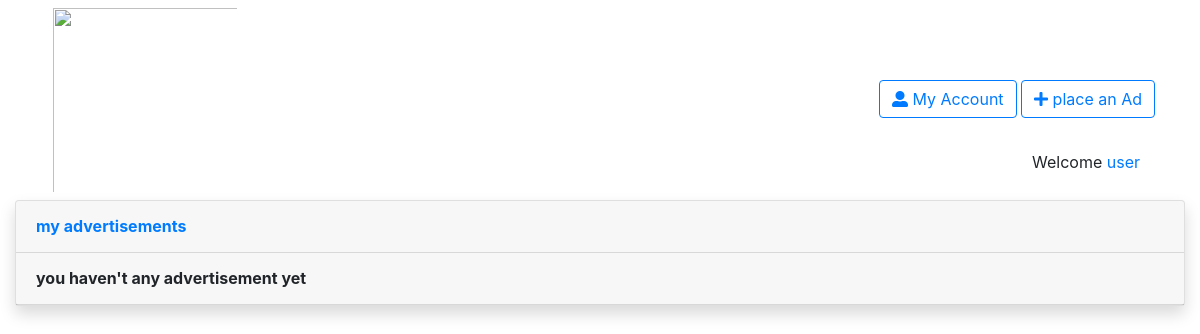
The app's page /accounts/dashboard/ (signed in), older data.
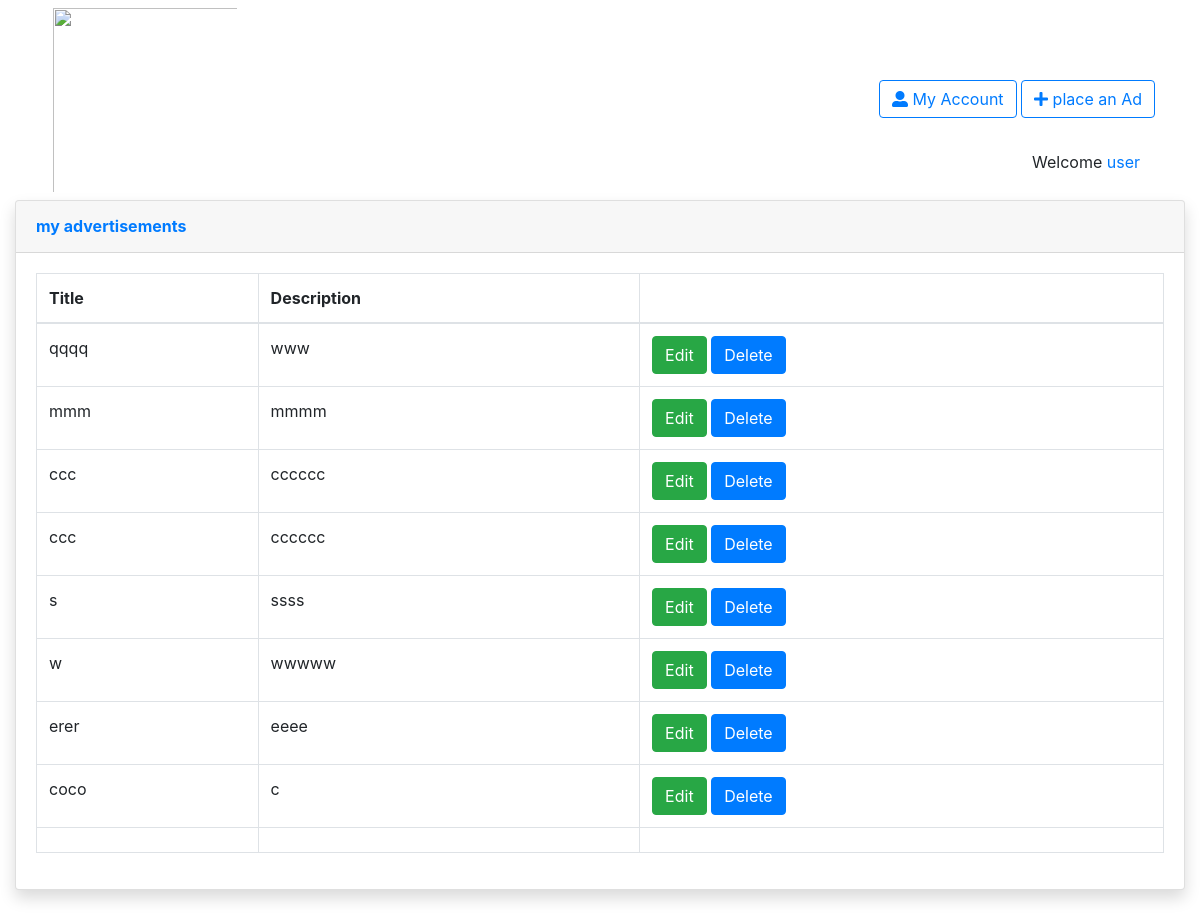
The same page, newer data.
### advertisements/models.py (models this page shows, shortened)
class Advertisement(models.Model):
	user=models.ForeignKey(User,on_delete=models.CASCADE)
	title = models.CharField(max_length=70,blank=False)
	adv_type=models.ForeignKey(AdvTypes,on_delete=models.CASCADE)
	desc=models.TextField(max_length=8069,blank=False)
	name= models.CharField(max_length=100,blank=False)
	city= models.CharField(max_length=30,blank=False)
	mob= models.CharField(max_length=12,blank=False)
	email=models.EmailField(blank=False)
	connectedby_choices=[(1,'both'),(2,'mob'),(3,'olx email')]
	connectby=models.IntegerField(choices=connectedby_choices,default=0)
	created = models.DateTimeField(auto_now_add=True)

### bekia/views.py (the view)
# urls.py: path('accounts/dashboard/', dashboard, name='dashboard'),
@login_required
def dashboard(request):
	adv_list=Advertisement.objects.filter(user=request.user)
	context={
				'advs': adv_list,
    		}
	return render(request, 'dashboard.html',context)

### templates/dashboard.html (shortened to what this page needs)
{% extends 'base.html' %}
{% load static %}
{% block content %}
  <link href="/static/vendor/datatables/dataTables.bootstrap4.min.css" rel="stylesheet">
<div class="container-fluid">
          <div class="card shadow mb-4">
            <div class="card-header py-3">
              <h6 class="m-0 font-weight-bold text-primary">my advertisements</h6>
            </div>
            {% if advs%}
            <div class="card-body">
              <div class="table-responsive">
                <table class="table table-bordered" id="dataTable" width="100%" cellspacing="0">
                  <thead>
                    <tr>
                      <th>Title</th>
                      <th>Description</th>
                      <th> </th>
                    </tr>
                  </thead>
                  <tfoot>
                    <tr>
                      <th>   </th>
                      <th>  </th>
                      <th>  </th>
                     </tr>
                  </tfoot>
                  <tbody>
                  {%for adv in advs %}
                    <tr>
                      <td>{{adv.title}}</td>
                      <td>{{adv.desc}}</td>
                      <td>     <a role="button" href="{% url 'adv:update_adv' adv.id %}" class="btn btn-success">Edit</a>
    <button type="submit" class="btn btn-primary" onclick="deleterow(this,'{{adv.id}}');">Delete</button>
</td>
                    </tr>
{%endfor%}
                  </tbody>
                </table>
              </div>
            </div>
          </div>
        </div>
{%else%}
            <div class="card-header py-3">
              <h6 class="m-0 font-weight-bold ">you haven't any advertisement yet</h6>
            </div>
{% endif %}
{% endblock%}

### templates/base.html (shortened to what this page needs)
{% load static %}
 <!DOCTYPE html>
  <html>
    <head>
       <link rel="stylesheet" href="https://stackpath.bootstrapcdn.com/bootstrap/4.3.1/css/bootstrap.min.css">
       <link rel="stylesheet" href="https://use.fontawesome.com/releases/v5.7.2/css/all.css">
    </head>
<body class="fluid">
 	<div class="container">
	  <div class="row">
	  		<div class="col-md-6">
	         <img class="p-2" src="{% static 'img/logo.png' %}" style=" width: 200px; height: 200px; " ></img>
	        </div>
	        <div class="col-md-6 text-right" style="margin-top: 5em;">
				{% if user.is_authenticated %}
  				<a type="button" href="{% url 'dashboard' %}" class="btn btn-outline-primary custom-button-width .navbar-right"><i class="fas fa-user-alt"></i>  My Account</a>
				{%else%}
				<a type="button" href="{% url 'login' %}"  class="btn btn-outline-primary custom-button-width .navbar-right"><i class="fas"></i>login</a>
				{%endif%}
				<a type="button" href="{% url 'adv:save_adv'%}" class="btn btn-outline-primary custom-button-width .navbar-right"><i class="fas fa-plus"></i> place an Ad</a>
  <div class="col text-lg-right" style="margin-top: 2em;">
		{% if user.is_authenticated %}
 				Welcome <a  href="{% url 'profile' %}" >{{user.username}}
</a>
	{% endif %}
					</div>
			</div>
	  </div>
			</div>
    	{% block content %}
    	{% endblock %}
   </div>
    </body>
  </html>

Row changes from the older to the newer data that the page shows:
added Advertisement: title "qqqq", desc "www"
added Advertisement: title "mmm", desc "mmmm"
added Advertisement: title "ccc", desc "cccccc"
added Advertisement: title "ccc", desc "cccccc"
added Advertisement: title "s", desc "ssss"
added Advertisement: title "w", desc "wwwww"
added Advertisement: title "erer", desc "eeee"
added Advertisement: title "coco", desc "c"
Text that changed along with them:
text no longer shown: "you haven't any advertisement yet"
text now shown: "Title Description"
